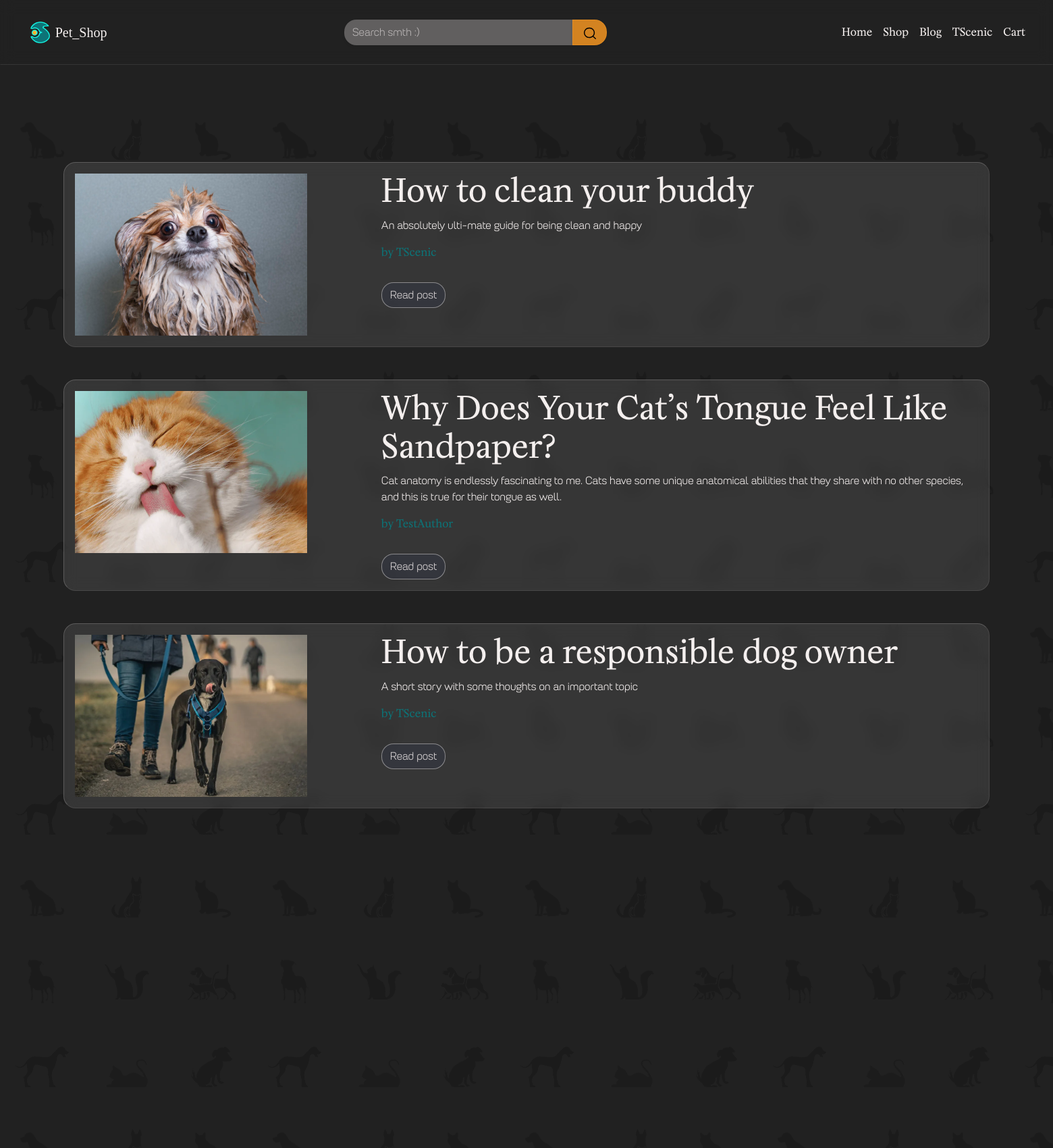
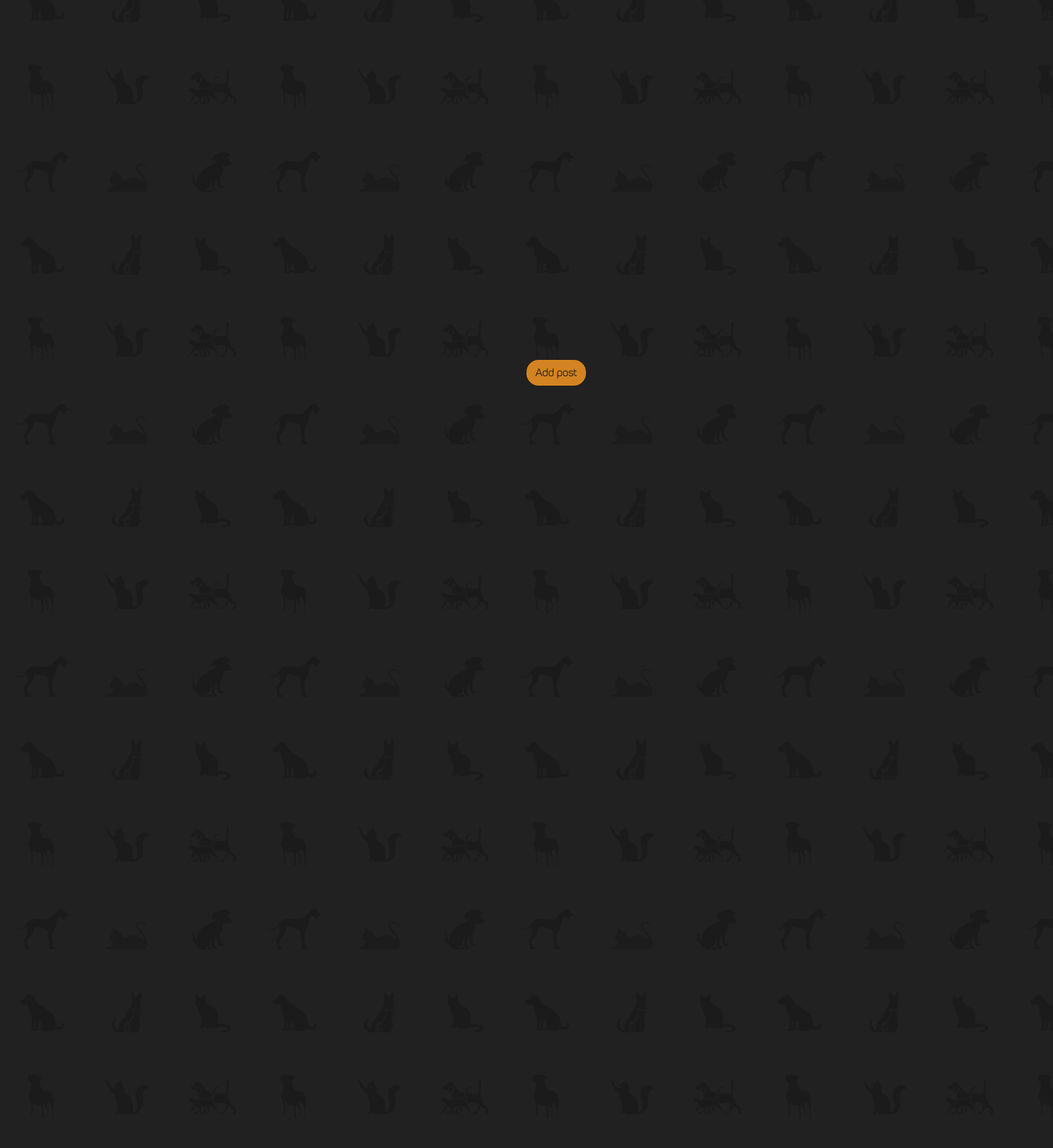
The page /blog/ (signed in, upper part) on the database its author committed (2 pictures, top to bottom).
### User/models.py (models this page shows, shortened)
class User(AbstractUser):
    profile_photo = models.ImageField(upload_to='avatars/%Y/%m/%d', blank=True,
                                      default='Images/default_avatar.webp',
                                      verbose_name='Avatar')
    user_slug = models.SlugField(unique=True)

### Blog/models.py (models this page shows, shortened)
class Post(models.Model):
    class Status(models.IntegerChoices):
        DRAFT = 0, 'Draft'
        PUBLISHED = 1, 'Published'
    author = models.ForeignKey(User, on_delete=models.CASCADE, related_name='author')
    title = models.CharField(max_length=50, db_index=True)
    slug = models.SlugField(max_length=75, unique=True, db_index=True, verbose_name='URL')
    main_photo = models.ImageField(upload_to='blog_photos/%Y/%m/%d',
                                   blank=True, verbose_name='Main photo')
    summary = models.TextField(max_length=255, db_index=True)
    content = models.TextField(db_index=True)
    time_create = models.DateTimeField(auto_now_add=True)
    time_updated = models.DateTimeField(auto_now=True)
    is_published = models.BooleanField(default=False)
    tags = models.ManyToManyField('PostTag', blank=True, related_name='tags')
    objects = models.Manager()
    published = PublishedManager()
    class Meta:
        ordering = ['-time_create']
        indexes = [
            models.Index(fields=['-time_create'])
        ]

### Blog/views.py (the view)
# urls.py: path('blog/', views.BlogView.as_view(), name='blog_main'),
class BlogView(ListView):
    template_name = 'Blog/Blog.html'
    extra_context = {
        'title': 'Pet Blog'
    }
    allow_empty = False
    paginate_by = 4
    def get_queryset(self):
        return get_published_posts()

### Blog/services.py (called while the page is built)
def get_published_posts():
    return Post.objects.filter(is_published=True)

### Blog/templates/Blog/Blog.html (shortened to what this page needs)
{% extends 'base.html' %}
{% block content %}
    <div class="main_container min-vh-100 mt-5">
        <div class="main_block mt-5 mb-5">
            {% for p in object_list %}
                <div class="clearfix back-drop blog_post p-3 mt-5">
                    <div class="row">
                        <div class="col-4">
                            {% if p.main_photo %}
                                <img src="{{ p.main_photo.url }}" width="80%" style="max-height: 15rem; object-fit: cover" alt="">
                            {% endif %}
                        </div>
                        <div class="col-8 position-relative">
                            <h2>{{ p.title }}</h2>
                            <p>{{ p.summary }}</p>
                            <p class="a_like">by <a href="../author/{{ p.author.user_slug }}">{{ p.author }}</a></p>
                            <a class="btn mt-3" href="{{ p.slug }}">Read post</a>
                        </div>
                    </div>
                </div>
            {% endfor %}
        </div>
    </div>
{% endblock %}
{% block button %}
    <a href="add_post/" class="btn btn-primary add_post_btn">Add post</a>
{% endblock %}

### templates/base.html (shortened to what this page needs)
<!DOCTYPE html>
<html lang="en">
<head>
    {% load static %}
    <link href="https://cdn.jsdelivr.net/npm/bootstrap@5.3.2/dist/css/bootstrap.min.css" rel="stylesheet"
>
    <link href={% static 'css/bootstrap_skin.css' %} rel="stylesheet" media="screen">
    <link href={% static 'css/skin_default.css' %} rel="stylesheet" media="screen">
</head>
<body>
<nav class="autohide navbar navbar-expand-lg sticky-top justify-content-between back-drop">
    <a class="nav-link active mx-4" href="#">
        <div class="row align-items-center m-2">
            <div class="col"><img src="{% static 'Images/favicon_lg.png' %}" style="height: 2rem"></div>
            <div class="col" style="margin-left: -1rem; margin-top: 1rem"><p class="fs-5"
                                                                             style="font-family: Judson,serif">
                Pet_Shop</p></div>
        </div>
    </a>
    <div class="d-none d-sm-block w-25 justify-content-center justify-content-center align-content-center mx-4">
        <div class="input-group">
            <input class="shadow-sm form-control main-btn-ps back-drop" type="search" placeholder="Search smth :)"
                   id="example-search-input">
            <button class="shadow-sm btn btn-primary search_btn" type="button" style="align-content: start">
                <img src="{% static 'Images/Search.svg' %}" style="width: 75%">
            </button>
        </div>
    </div>
    <div class="d-flex w-auto align-self-center mx-4" style="top: -1rem">
        <div class="collapse navbar-collapse align-content-center m-2" id="navbarSupportedContent">
            <ul class="navbar-nav me-auto mb-2 mb-lg-0 align-content-end">
                <li class="nav-item">
                    <a class="nav-link active" aria-current="page" href="/">Home</a>
                </li>
                <li class="nav-item">
                    <a class="nav-link active" aria-current="page" href="#">Shop</a>
                </li>
                <li class="nav-item">
                    <a class="nav-link active" aria-current="page" href="/blog">Blog</a>
                </li>
                <li class="nav-item">
                    {% if user.is_authenticated %}
                    <a class="nav-link active" aria-current="page" href="/accounts/profile">{{ user.username | capfirst }}</a>
                    {% else %}
                    <a class="nav-link active" aria-current="page" href="/login">User</a>
                    {% endif %}
                </li>
                <li class="nav-item">
                    <a class="nav-link active" aria-current="page" href="#">Cart</a>
                </li>
            </ul>
        </div>
    </div>
</nav>
<div class="wrapper_ps">
    <div class="content_ps">
        <img src={% static 'Images/Bg_tile_l.png' %} data-speed=".2" style="position: absolute; z-index: -5">
        {% block content %}{% endblock %}
    </div>
{% block button %}
{% endblock %}
</div>
</body>
</html>

### static/css/skin_default.css (style rules this page uses)
body { background-color: #212121; color: rgb(244, 239, 238); }
h2 { color: rgb(244, 239, 238); }
a { color: rgba(13, 115, 119, 1) }
.back-drop { backdrop-filter: blur(10px); }
.blog_post { background-color: rgba(244, 239, 238, 0.1); border-top-color: rgba(244, 239, 238, 0.2); border-left-color: rgba(244, 239, 238, 0.2); border-right-color: rgba(244, 239, 238, 0.1); border-bottom-color: rgba(244, 239, 238, 0.1); }
.a_like { color: rgba(13, 115, 119, 1) }
.navbar { --bs-navbar-brand-color: rgba(244, 239, 238); --bs-navbar-active-color: rgba(244, 239, 238); --bs-navbar-color: none; --bs-navbar-toggler-border-color: none; border-bottom-color: rgba(244, 239, 238, 0.1); }
.nav-item { color: rgb(244, 239, 238); }
.form-control { color: rgb(244, 239, 238); background-color: rgba(244, 239, 238, 0.3); --bs-secondary-color: rgba(244, 239, 238, .6); }
.btn { --bs-btn-color: rgba(244, 239, 238, .85); --bs-btn-bg: rgba(41, 58, 128, .1); --bs-btn-border-color: rgba(244, 239, 238, .45); --bs-btn-hover-bg: rgba(83, 126, 197, .05); --bs-btn-hover-color: #D2FFFA; --bs-btn-hover-border-color: rgba(244, 239, 238, .45); --bs-btn-active-color: rgba(244, 239, 238, .45); --bs-btn-active-bg: rgba(41, 58, 128, .2); --bs-btn-disabled-bg: none; --bs-btn-disabled-color: rgba(41, 58, 128); --bs-btn-disabled-border-color: rgba(41, 58, 128); border-radius: 1.125rem; }
.btn-primary { background-color: rgba(243, 148, 34, 0.85); --bs-btn-color: #101010; --bs-btn-bg: rgba(243, 148, 34, .85); --bs-btn-hover-bg: rgba(243, 148, 34, .75); --bs-btn-border-color: rgba(243, 148, 34, .45); --bs-btn-hover-color: #101010; --bs-btn-hover-border-color: rgba(244, 239, 238, .45); --bs-btn-active-color: #101010; --bs-btn-active-bg: rgba(243, 148, 34); --bs-btn-active-border-color: rgba(243, 148, 34, .25); --bs-btn-disabled-bg: none; --bs-btn-disabled-color: rgba(243, 148, 34, .55); --bs-btn-disabled-border-color: rgba(243, 148, 34, .55); }

### rows shown on the page
User: username "TScenic"
Post: main_photo (picture), title "How to clean your buddy", summary "An absolutely ulti-mate guide for being clean and happy", author "TScenic"
Post: main_photo (picture), title "Why Does Your Cat’s Tongue Feel Like Sandpaper?", summary "Cat anatomy is endlessly fascinating to me. Cats have some unique anatomical abilities that they share with no other species, and this is true for their tongue as well.", author "TestAuthor"
Post: main_photo (picture), title "How to be a responsible dog owner", summary "A short story with some thoughts on an important topic", author "TScenic"
